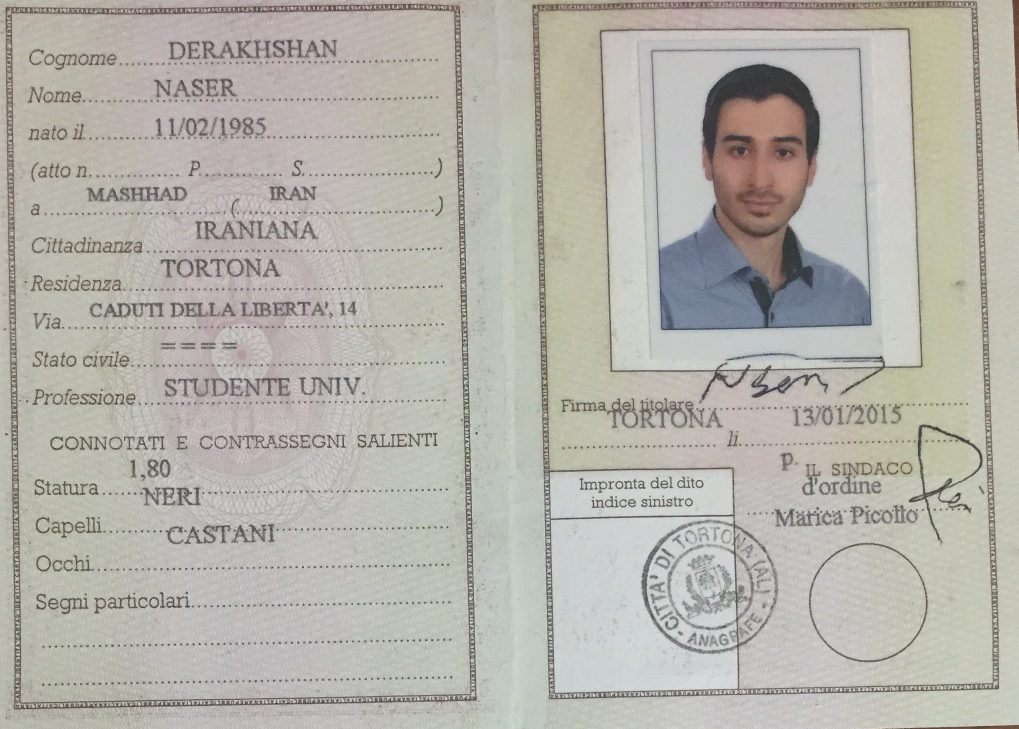
#> input picture OCR-AGS/IMG_0860.jpg, 2037 x 1457 px (shown at 1/2 size); its folder holds only this picture in this run
$ python deskew.py --input IMG_0860.jpg --display patent1.jpg --output out.png   (older library calls are emulated)
#> lines starting #> are read from the running program, lines starting #| are printed output that depends on the picture
### OCR-AGS/skew_detect.py
#!/usr/bin/env python

import os
import imghdr
import optparse

import numpy as np
import matplotlib.pyplot as plt
from skimage import io
from skimage.feature import canny
from skimage.color import rgb2gray
from skimage.transform import hough_line, hough_line_peaks

class Skew:

	piby4 = np.pi / 4

	def __init__(self, input_file = None, batch_path = None, output_file = None, sigma = 3.0, display_output = None, num_peaks = 20, plot_hough = None):

#> in deskew, img is the input picture: shape (1457, 2037, 3); mean R, G, B 181.2, 179, 171.7
		self.sigma = sigma
		self.input_file = input_file
		self.batch_path = batch_path
		self.output_file = output_file
		self.display_output = display_output
		self.num_peaks = num_peaks
		self.plot_hough = plot_hough

	# [5 lines left out: function write_to_file, not called in this run]

	def get_max_freq_elem(self, arr):

		max_arr = []
		freqs = {}

		for i in arr:
			if i in freqs:
				freqs[i] += 1
			else:
				freqs[i] = 1

		sorted_keys = sorted(freqs, key = freqs.get, reverse = True)
		max_freq = freqs[sorted_keys[0]]

		for k in sorted_keys:
			if freqs[k] == max_freq:
				max_arr.append(k)

		return max_arr

	# [4 lines left out: function display_hough, not called in this run]

	def compare_sum(self, value):
		if value >= 44 and value <= 46:
			return True
		else:
			return False

	# [4 lines left out: function display, not called in this run]

	def calculate_deviation(self,angle):

		angle_in_degrees = np.abs(angle)
		deviation = np.abs(Skew.piby4 - angle_in_degrees)

		return deviation

	# [21 lines left out: function run, not called in this run]

	def check_path(self, path):

		if os.path.isabs(path):
			full_path = path
		else:
			full_path = os.getcwd() + '/' + str(path)
		return full_path

	def process_single_file(self):

		file_path = self.check_path(self.input_file)
		res = self.determine_skew(file_path)

		if self.output_file:
			output_path = self.check_path(self.output_file)
			wfile = open(output_path,'w')
			self.write_to_file(wfile, res)
			wfile.close()

		return res

	# [26 lines left out: function batch_process, not called in this run]

	def determine_skew(self, img_file):

#> called with img_file = 'OCR-AGS/IMG_0860.jpg'
		img = io.imread(img_file, as_grey = True)
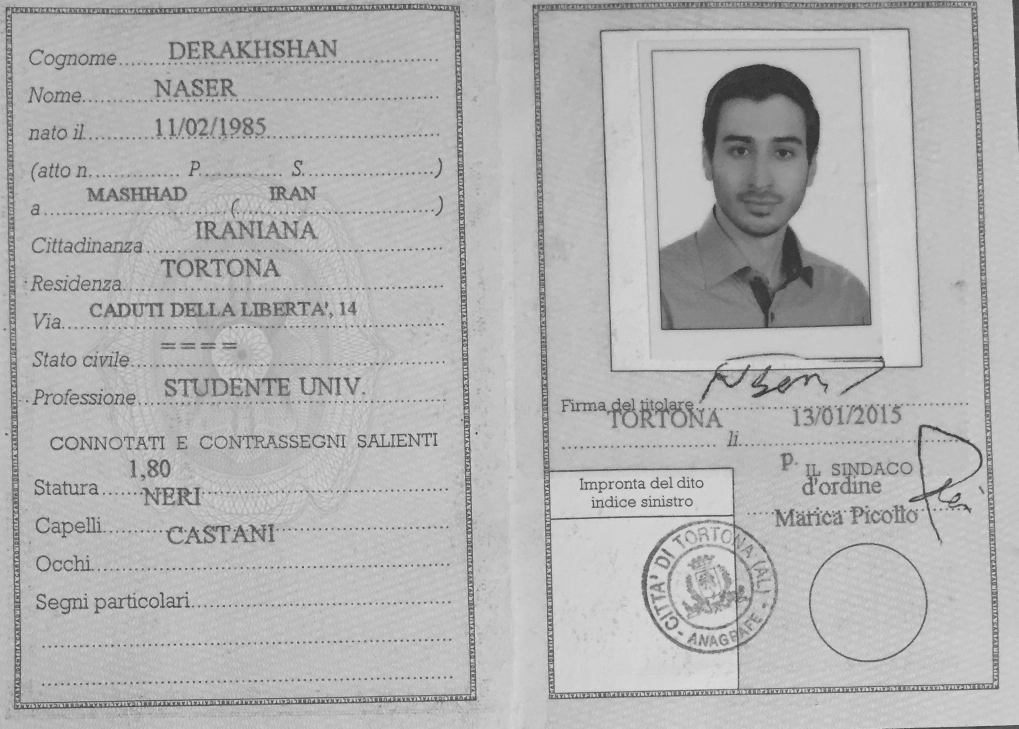
#> img: shape (1457, 2037) float64 (shown at 1/2 size); min 0.13, max 0.896, mean 0.702
		edges = canny(img, sigma = self.sigma)
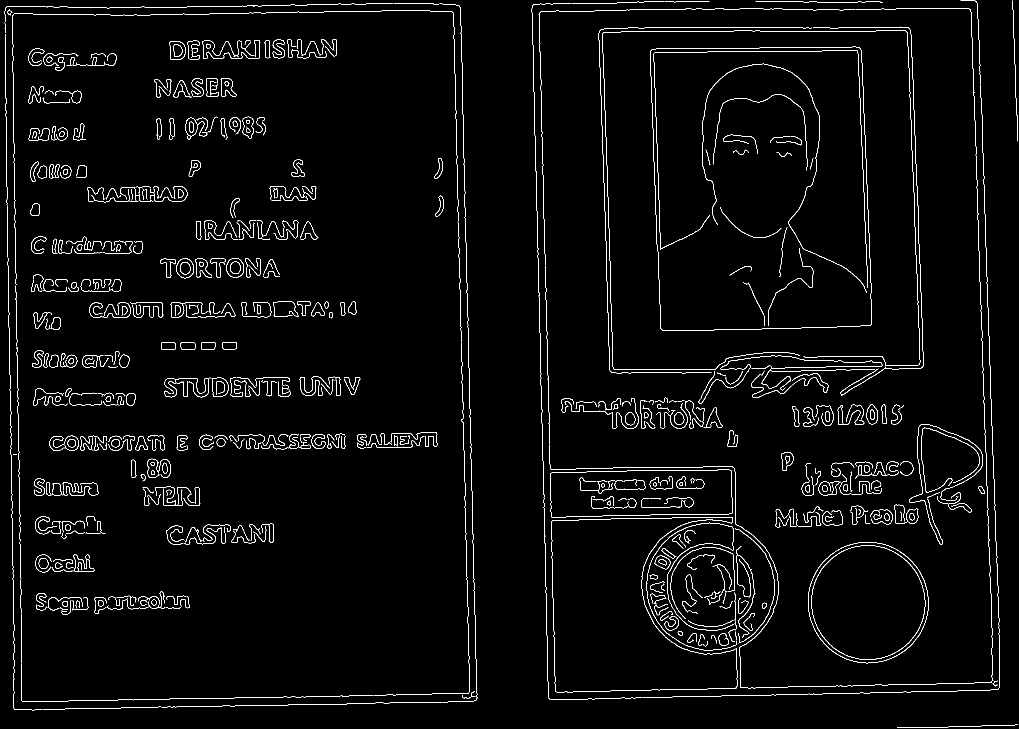
#> edges: shape (1457, 2037) bool (shown at 1/2 size); 2.6% white in thin lines or dots
		h, a, d = hough_line(edges)
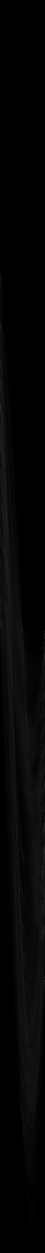
#> h: shape (5011, 180) uint64 (shown at 1/4 size); min 0, max 780, mean 15.6; drawn with min black and max white
#> a = 180 values from -1.57 to 1.55; d = 5011 values from -2505 to 2505
		_, ap, _ = hough_line_peaks(h, a, d, num_peaks = self.num_peaks)
#> ap = [-0.0349, -0.0349, 1.55, 1.55, -0.0175, -0.0175, -1.57, -0.0349, 1.55, 1.55]

		if len(ap) == 0:
			return {"Image File": img_file, "Message": "Bad Quality"}

		absolute_deviations = [self.calculate_deviation(k) for k in ap]
#> absolute_deviations = [0.75, 0.75, 0.768, 0.768, 0.768, 0.768, 0.785, 0.75, 0.768, 0.768]
		average_deviation = np.mean(np.rad2deg(absolute_deviations))
#> average_deviation = 43.8
		ap_deg = [np.rad2deg(x) for x in ap]
#> ap_deg = [-2, -2, 89, 89, -1, -1, -90, -2, 89, 89]

		bin_0_45 = []
		bin_45_90 = []
		bin_0_45n = []
		bin_45_90n = []

		for ang in ap_deg:

			deviation_sum = int(90 - ang + average_deviation)
			if self.compare_sum(deviation_sum):
				bin_45_90.append(ang)
				continue

			deviation_sum = int(ang + average_deviation)
			if self.compare_sum(deviation_sum):
				bin_0_45.append(ang)
				continue

			deviation_sum = int( -ang + average_deviation)
			if self.compare_sum(deviation_sum):
				bin_0_45n.append(ang)
				continue

			deviation_sum = int(90 + ang + average_deviation)
			if self.compare_sum(deviation_sum):
				bin_45_90n.append(ang)
#> this loop made 10 passes
#> ang on passes 1 to 10: -2, -2, 89, 89, -1, -1, -90, -2, 89, 89
#> after the loop, bin_0_45 = []; bin_0_45n = [-2, -2, -1, -1, -2]; bin_45_90 = [89, 89, 89, 89]; bin_45_90n = []

		angles = [bin_0_45, bin_45_90, bin_0_45n, bin_45_90n]
#> angles = [[], [89, 89, 89, 89], [-2, -2, -1, -1, -2], []]

		lmax = 0


		for j in range(len(angles)):
			l = len(angles[j])
			if l > lmax:
				lmax = l
				maxi = j
#> this loop made 4 passes
#> (l, lmax, maxi) on passes 2 to 3: (4, 4, 1), (5, 5, 2)
#> l on passes 1, 4: 0, 0
#> after the loop, lmax = 5; maxi = 2

		if lmax:
			ans_arr = self.get_max_freq_elem(angles[maxi])
#> the loop in get_max_freq_elem, `for i in arr:` made 5 passes
#> i on passes 1 to 5: -2, -2, -1, -1, -2
#> after the loop in get_max_freq_elem, `for i in arr:`: freqs = {-2: 3, -1: 2}
#> in get_max_freq_elem, `sorted_keys = sorted(freqs, key = freqs.get, reverse = True)`: sorted_keys = [-2, -1]
#> in get_max_freq_elem, `max_freq = freqs[sorted_keys[0]]`: max_freq = 3
#> the loop in get_max_freq_elem, `for k in sorted_keys:` made 2 passes
#> after the loop in get_max_freq_elem, `for k in sorted_keys:`: max_arr = [-2]
#> ans_arr = [-2]
			ans_res = np.mean(ans_arr)
#> ans_res = -2

		else:
			ans_arr = self.get_max_freq_elem(ap_deg)
			ans_res = np.mean(ans_arr)

		data = {"Image File": img_file, "Average Deviation from pi/4": average_deviation, "Estimated Angle": ans_res, "Angle bins": angles}

		if self.display_output:
			self.display(data)

		if self.plot_hough:
			self.display_hough(h, a, d)
		#print "Approximated Angle:", ans_res, "Image:", img_file
		return data

# [14 lines that do not run on import are left out]

### OCR-AGS/deskew.py
#!/usr/bin/env python
from skew_detect import *

from skimage import img_as_uint
from skimage.transform import rotate

class Deskew:

	def __init__(self, input_file, display_image, output_file, r_angle):

		self.input_file = input_file
		self.display_image = display_image
		self.output_file = output_file
		self.r_angle = r_angle
		self.skewObj = Skew(self.input_file)

	def deskew(self):

		img = io.imread(self.input_file)
		res = self.skewObj.process_single_file()
#> in process_single_file, `res = self.determine_skew(file_path)`: res = 4 items
#> res = 4 items
		angle = res['Estimated Angle']
#> angle = -2

		if angle >= 0 and angle <= 90:
			rot_angle = angle - 90 + self.r_angle
		if angle >= -45 and angle < 0:
			rot_angle = angle - 90 + self.r_angle
#> rot_angle = -92
		if angle >=-90 and angle < -45:
			rot_angle = 90 + angle + self.r_angle

		rotated = rotate(img, rot_angle, resize = True, mode='edge')
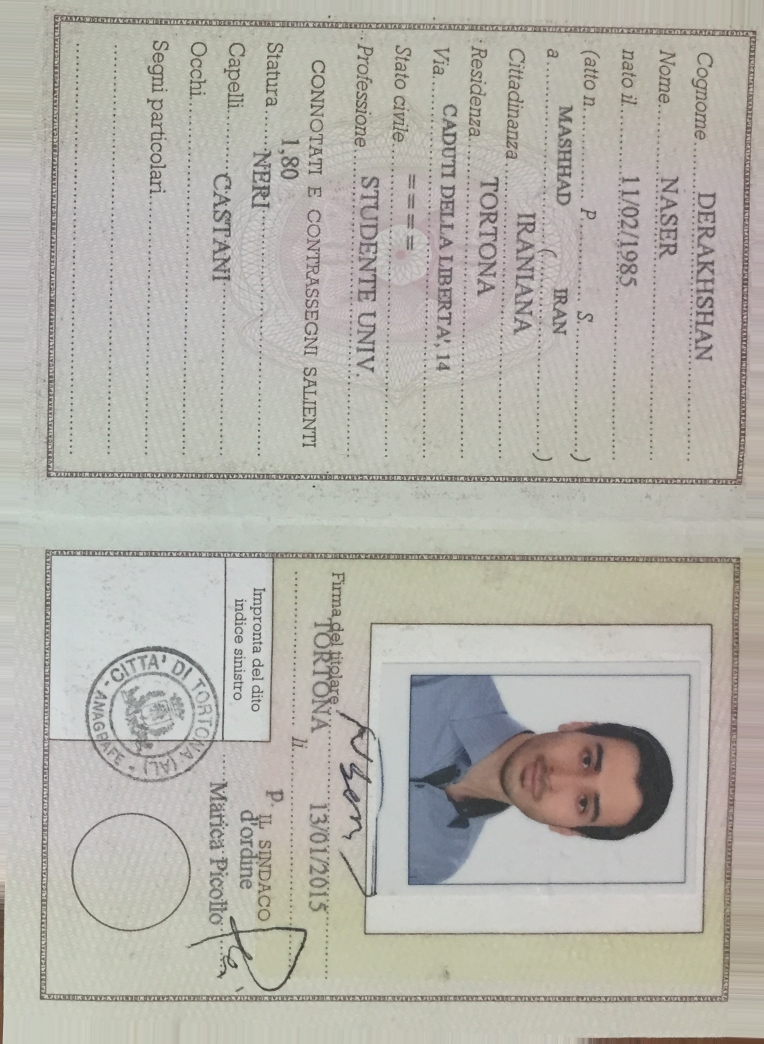
#> rotated: shape (2087, 1527, 3) float64 (shown at 1/2 size); mean R, G, B 0.712, 0.703, 0.674

		if self.display_image:
			self.display(rotated)

		if self.output_file:
			self.saveImage(rotated*255)

	def saveImage(self,img):
		path = self.skewObj.check_path(self.output_file)
		io.imsave(path, img.astype(np.uint8))
#> img: shape (2087, 1527, 3) float64

	def display(self, img):

		plt.imshow(img)
		plt.show()

	def run(self):

		if self.input_file:
			self.deskew()

if __name__ == '__main__':

	parser = optparse.OptionParser()

	parser.add_option('-i', '--input', default = None, dest = 'input_file', help = 'Input file name')
	parser.add_option('-d', '--display', default = None, dest = 'display_image', help = "display the rotated image")
	parser.add_option('-o', '--output', default = None, dest = 'output_file', help = 'Output file name')
	parser.add_option('-r', '--rotate', default = 0, dest = 'r_angle', help = 'Rotate the image to desired axis', type = int)
	options, args = parser.parse_args()
	deskew_obj = Deskew(options.input_file, options.display_image, options.output_file, options.r_angle)
	deskew_obj.run()

$ run again, on OCR-AGS/patent3.jpg
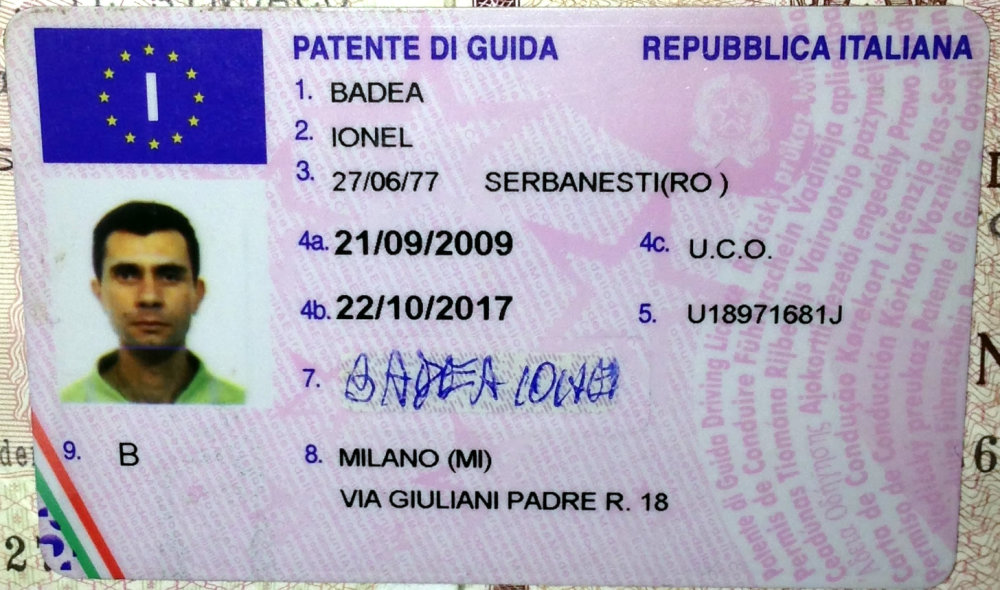
#> input picture OCR-AGS/patent3.jpg, 1000 x 590 px
#> in deskew, img is the input picture: shape (590, 1000, 3); mean R, G, B 173, 167.3, 187.9
#> in determine_skew, `edges = canny(img, sigma = self.sigma)`:
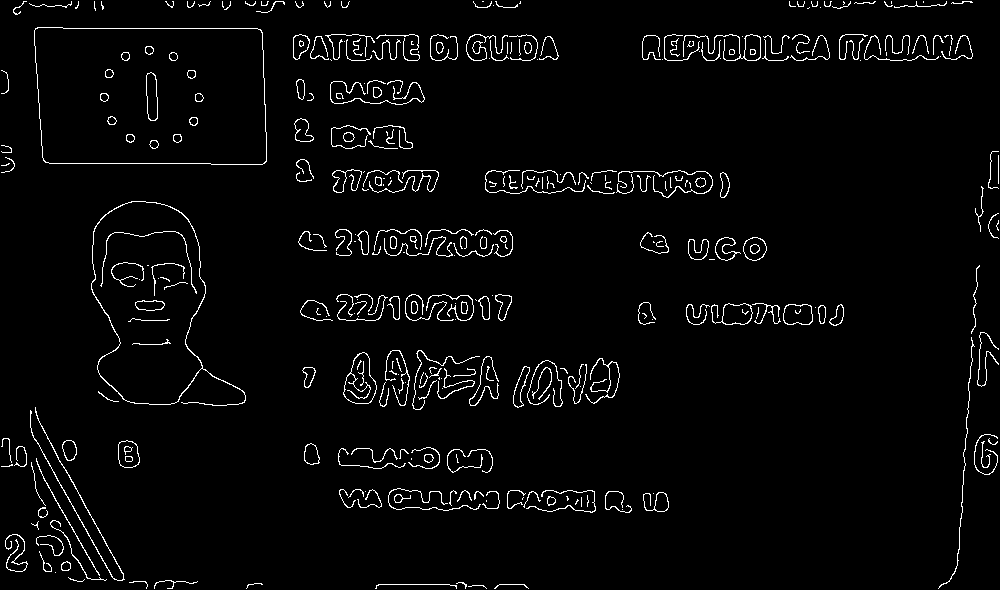
#> edges: shape (590, 1000) bool; 3% white in thin lines or dots
#> in determine_skew, `h, a, d = hough_line(edges)`:
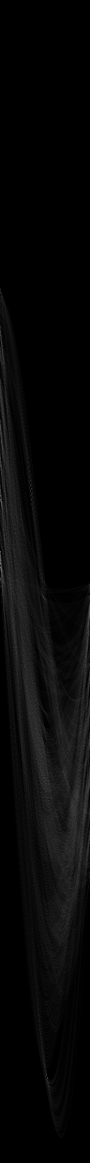
#> h: shape (2325, 180) uint64 (shown at 1/2 size); min 0, max 201, mean 7.7
#> a = 180 values from -1.57 to 1.55; d = 2325 values from -1162 to 1162
#> ap = [-1.57, -1.57, -1.55, 0.0698, -0.506, -0.506, -0.0698, -1.57, -1.57, -1.57, -1.57]
#> absolute_deviations = [0.785, 0.785, 0.768, 0.716, 0.279, 0.279, 0.716, 0.785, 0.785, 0.785, 0.785]
#> average_deviation = 38.91
#> ap_deg = [-90, -90, -89, 4, -29, -29, -4, -90, -90, -90, -90]
#> the loop in determine_skew, `for ang in ap_deg: ` made 11 passes
#> ang on passes 1 to 8: -90, -90, -89, 4, -29, -29, -4, -90
#> after the loop in determine_skew, `for ang in ap_deg:`: bin_0_45 = []
#> angles = [[], [], [], []]
#> the loop in determine_skew, `for j in range(len(angles)):` made 4 passes
#> after the loop in determine_skew, `for j in range(len(angles)):`: lmax = 0
#> the loop in get_max_freq_elem, `for i in arr:` made 11 passes
#> i on passes 1 to 8: -90, -90, -89, 4, -29, -29, -4, -90
#> after the loop in get_max_freq_elem, `for i in arr:`: freqs = {-90: 6, -89: 1, 4: 1, -29: 2, -4: 1}
#> sorted_keys = [-90, -29, -89, 4, -4]
#> max_freq = 6
#> the loop in get_max_freq_elem, `for k in sorted_keys:` made 5 passes
#> after the loop in get_max_freq_elem, `for k in sorted_keys:`: max_arr = [-90]
#> ans_res = -90
#> in process_single_file, `res = self.determine_skew(file_path)`: res = 4 items
#> angle = -90
#> rot_angle = 0
